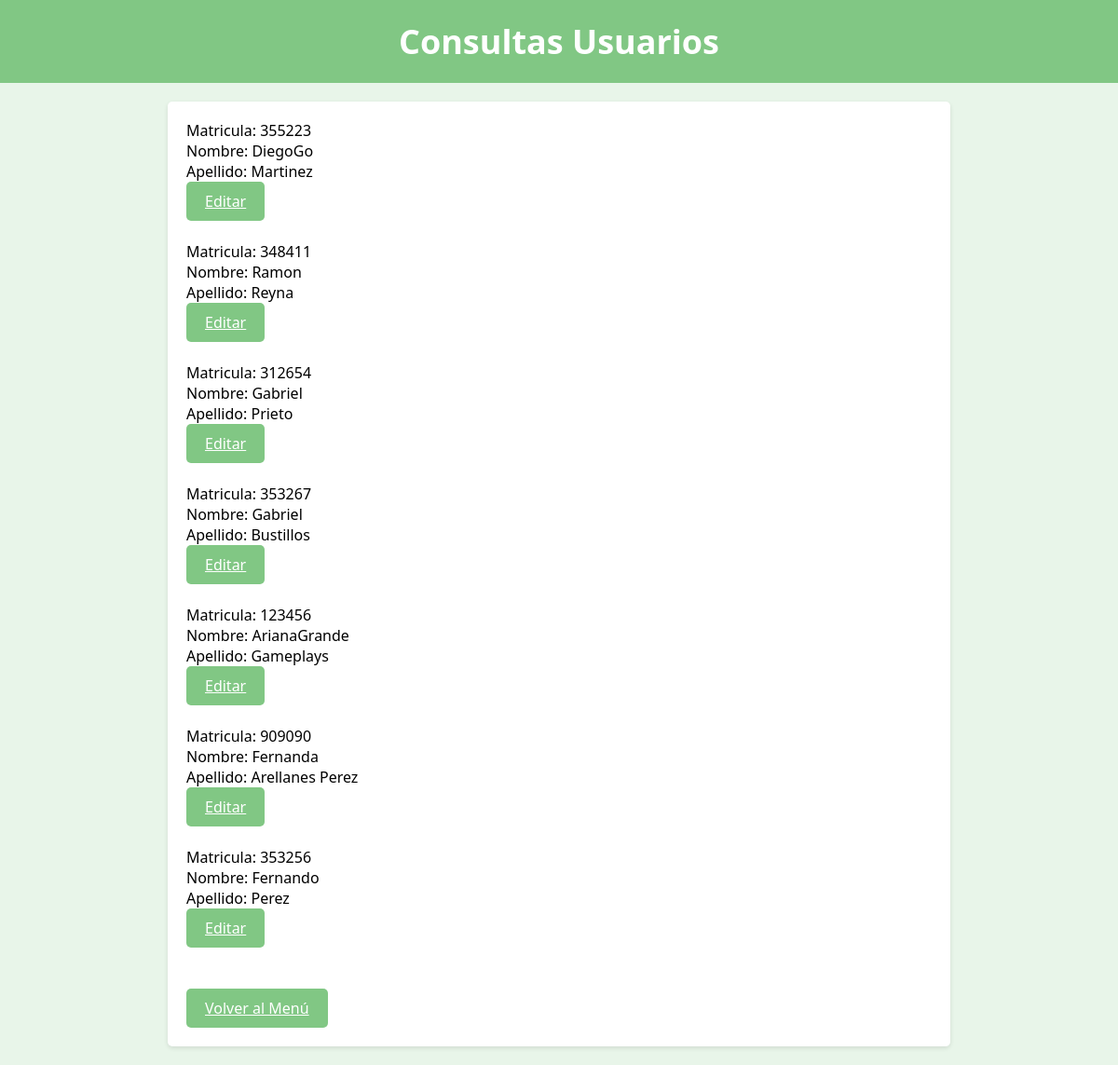
/consultas.php (signed in), run on an earlier commit of the app's database.
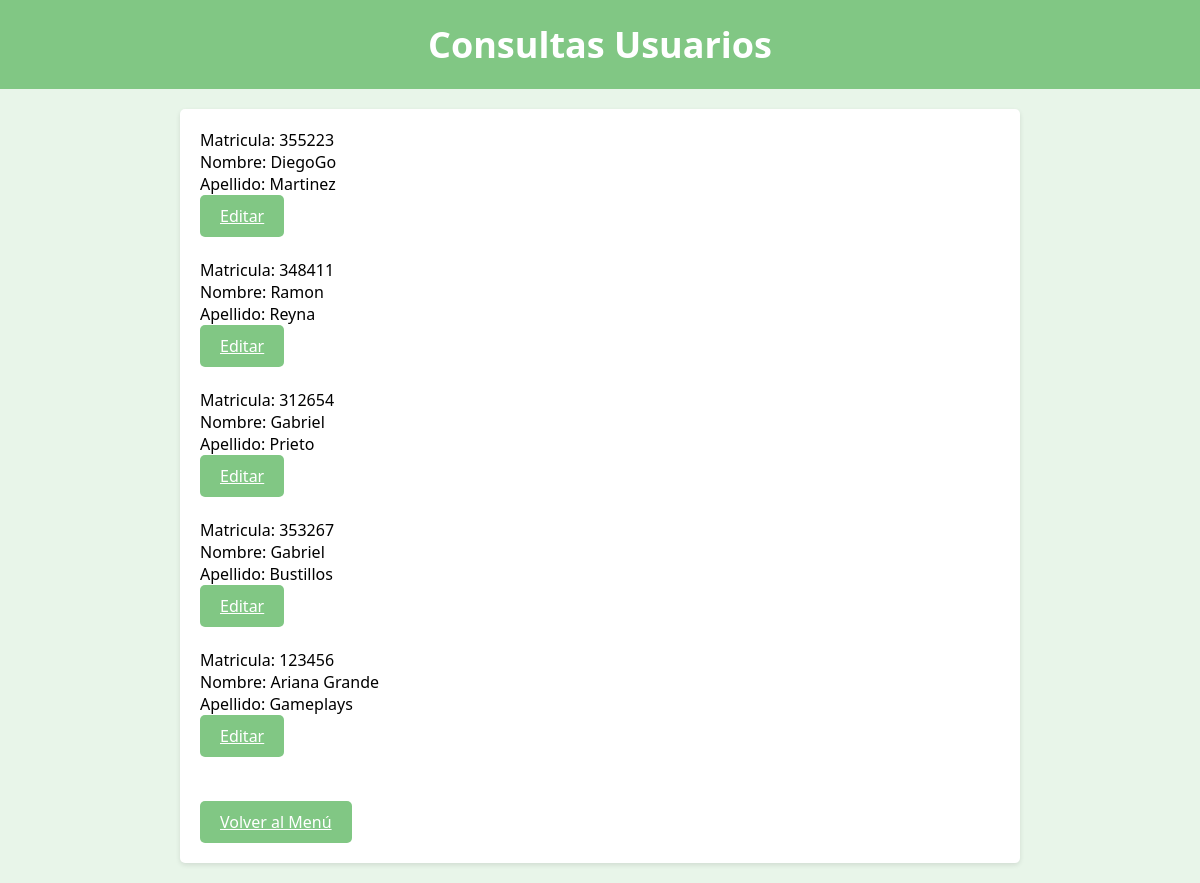
And on a later commit of the database.
### tables this page shows
CREATE TABLE IF NOT EXISTS `usuarios` (
  `usuario` varchar(255) NOT NULL,
  `password` varchar(255) NOT NULL,
  `apellido` varchar(255) NOT NULL,
  `matricula` varchar(255) NOT NULL
);

### consultas.php (the view, shortened to what this page needs)
<!DOCTYPE html>
<html lang="es">
<head>
<link rel="stylesheet" href="styles.css">
</head>
<body>
  <header>
    <h1>Consultas Usuarios</h1>
  </header>
  <div class="content">
  <?php
    $conexion = mysqli_connect("localhost","root","","proyecto");
    $query = "select * from usuarios;";
    $resultado = mysqli_query($conexion,$query);
    while($registro = mysqli_fetch_array($resultado)){
        echo "Matricula: ".$registro["matricula"];
        echo "<br>";
        echo "Nombre: ".$registro["usuario"];
        echo "<br>";
        echo "Apellido: ".$registro["apellido"];
        echo "<br>";
        echo '<a href="cambiosform.php?matricula='.$registro["matricula"].'" class="btn">Editar</a>';
        echo "<br>";echo "<br>";
    }
?>
  <br>
    <a href="index.php" class="btn">Volver al Menú</a>
  </div>
</body>
</html>

### styles.css (style rules this page uses)
body { font-family: 'Segoe UI', Tahoma, Geneva, Verdana, sans-serif; margin: 0; padding: 0; background-color: #e8f5e9; }
header { background-color: #81c784; color: #fff; padding: 20px; text-align: center; font-size: 36px; }
h1, h2 { margin: 0; font-size: 36px; }
.content { max-width: 800px; margin: 20px auto; padding: 20px; background-color: #fff; border-radius: 5px; box-shadow: 0px 2px 5px rgba(0, 0, 0, 0.1); }
a { color: #007bff; }
a.btn { color: #fff; }
button[type="submit"], .btn { display: inline-block; padding: 10px 20px; background-color: #81c784; color: #fff; border: none; border-radius: 5px; cursor: pointer; transition: background-color 0.3s; }

What changed in the data, as far as the page shows it:
removed usuarios: matricula "909090", usuario "Fernanda", apellido "Arellanes Perez"
removed usuarios: matricula "353256", usuario "Fernando", apellido "Perez"
changed usuarios "123456": usuario "ArianaGrande" → "Ariana Grande"
